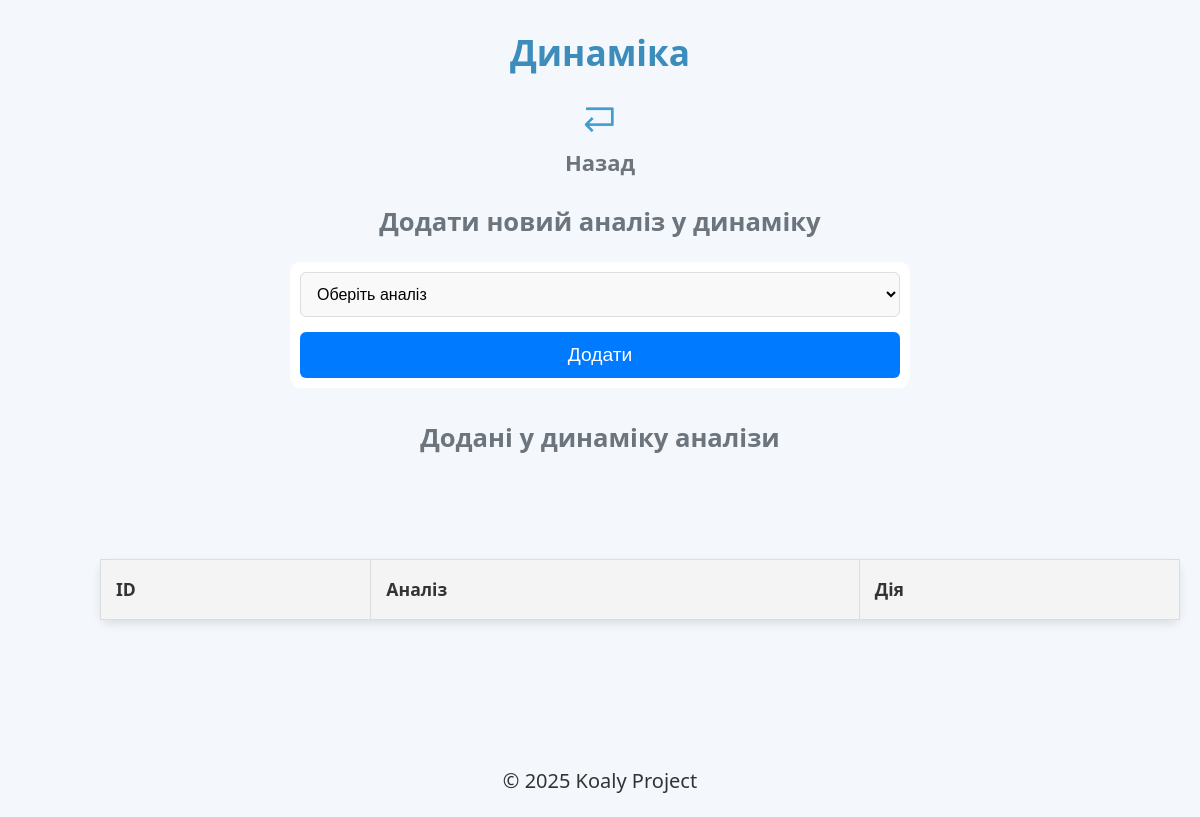
/dynamic, run on an earlier commit of the app's database.
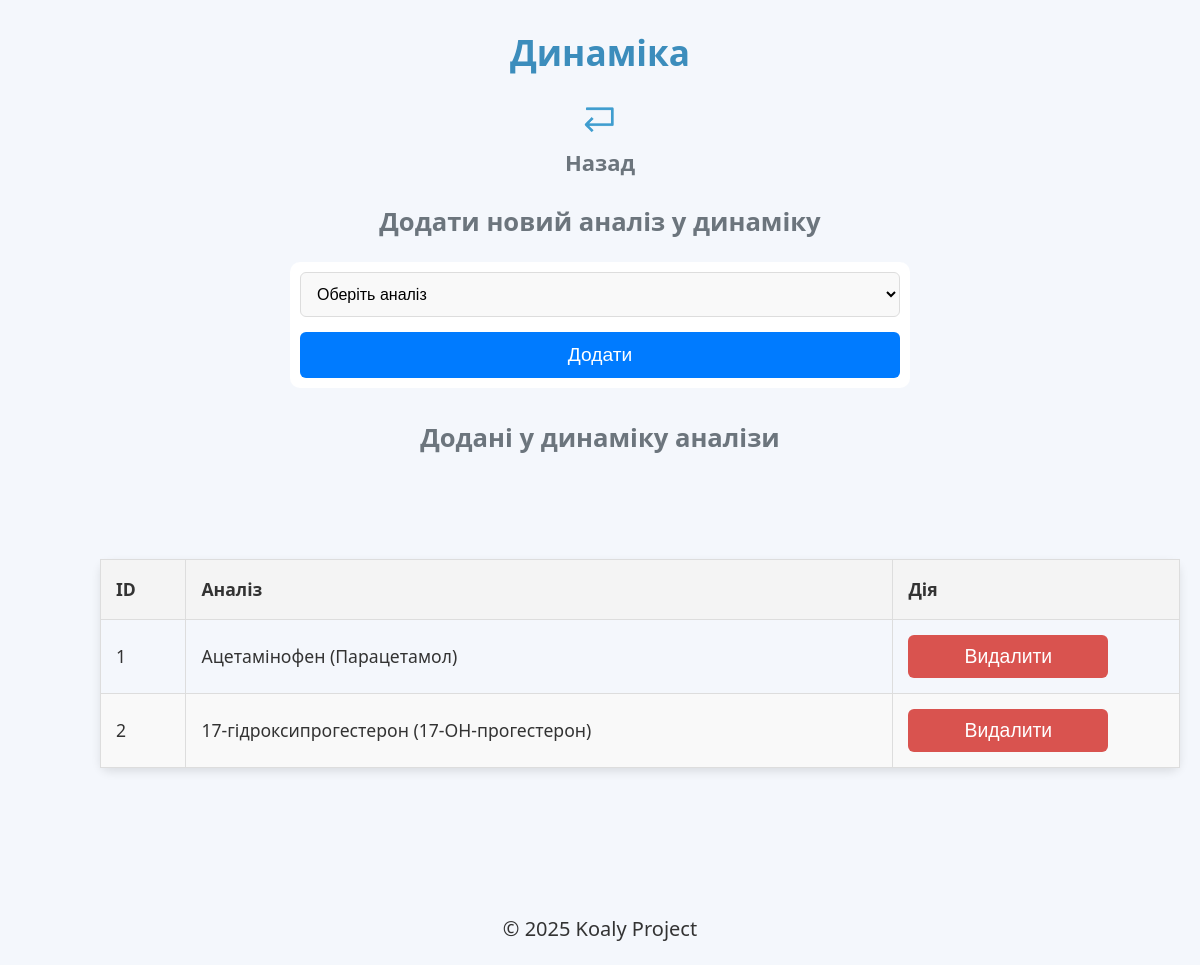
And on a later commit of the database.
### db/database.py (models this page shows)
class Dynamic(Base):
    __tablename__ = "dynamic"
    id = Column(Integer, primary_key=True, index=True)
    analysis_id = Column(Integer, ForeignKey("standard_names.id"), nullable=False, unique=True)
    analysis = relationship("StandardName")
    __table_args__ = (
        UniqueConstraint("analysis_id", name="unique_dynamic_analysis_constraint"),
    )

class StandardName(Base):
    __tablename__ = "standard_names"
    id = Column(Integer, primary_key=True, index=True)
    name = Column(String, unique=True, nullable=False)
    standard_unit_id = Column(Integer, ForeignKey("units.id"), nullable=True)
    units = relationship("Unit", back_populates="standard_name", foreign_keys="[Unit.standard_name_id]")
    unit_conversions = relationship("UnitConversion", back_populates="standard_name",
                                    foreign_keys="[UnitConversion.standard_name_id]")
    synonyms = relationship("AnalysisSynonym", back_populates="standard_name")

### ui/routes/dynamic_router.py (the view)
@router.get("/dynamic", response_class=HTMLResponse)
async def get_all_dynamics(request: Request, db: Session = Depends(get_db)):
    dynamics = get_all_dynamic_entries(db)
    analysis = get_analysis(db)
    return templates.TemplateResponse("dynamic.html", {
        "request": request,
        "dynamic": dynamics,
        "analysis_list": analysis
    })

### ui/templates/dynamic.html (shortened to what this page needs)
{% extends "base.html" %}
{% block header %}Динаміка{% endblock %}
{% block content %}
    <p align="center">
        <a href="/">
            <img src="/static/images/back.png" width="3%"><br>Назад
        </a>
    </p>
    <h2>Додати новий аналіз у динаміку</h2>
    <form action="/add_dynamic" method="post">
        <select name="analysis_id" required>
            <option value="" disabled selected>Оберіть аналіз</option>
        </select>
        <button type="submit">Додати</button>
    </form>
    <section>
        <h2>Додані у динаміку аналізи</h2>
        <table border="1">
            <thead>
                <tr>
                    <th>ID</th>
                    <th>Аналіз</th>
                    <th>Дія</th>
                </tr>
            </thead>
            <tbody>
                {% for entry in dynamic %}
                <tr>
                    <td>{{ entry.id }}</td>
                    <td>{{ entry.analysis.name }}</td>
                    <td>
                        <form action="/delete_dynamic" method="post" class="form-delete">
                            <button type="submit" class="btn-delete">Видалити</button>
                        </form>
                    </td>
                </tr>
                {% endfor %}
            </tbody>
        </table>
    </section>
{% endblock %}

### ui/templates/base.html (shortened to what this page needs)
<!DOCTYPE html>
<html lang="uk">
<head>
    <link rel="stylesheet" href="/static/css/styles.css">
</head>
<body>
    <header>
        <h1>{% block header %}Koaly Project{% endblock %}</h1>
    </header>
    <main>
        {% block content %}{% endblock %}
    </main>
    <br>
    <footer>
        <p align="center">© 2025 Koaly Project</p>
    </footer>
</body>
</html>

### ui/static/css/styles.css (style rules this page uses)
body { font-family: 'Segoe UI', Tahoma, Geneva, Verdana, sans-serif; margin: 0; padding: 0; background-color: #f4f7fc; color: #333; line-height: 1.6; }
h1, h2 { font-family: 'Segoe UI', Tahoma, Geneva, Verdana, sans-serif; margin-bottom: 20px; text-align: center; }
h1 { color: #3c8dbc; font-size: 2.2em; }
h2 { color: #6c757d; font-size: 1.6em; }
a { color: #007bff; text-decoration: none; font-weight: bold; transition: color 0.3s ease, transform 0.2s ease; }
p { font-size: 20px; }
p a { color: #6c757d; font-size: 1.1em; }
form { background-color: #fff; padding: 10px; border-radius: 10px; margin-bottom: 30px; width: 100%; max-width: 600px; margin-left: auto; margin-right: auto; }
.form-delete { background-color: transparent; padding: 0; border-radius: 0; margin: 0; width: auto; max-width: none; }
form input[type="text"], form select, form textarea { width: 100%; padding: 12px; margin-bottom: 15px; border: 1px solid #ddd; border-radius: 6px; font-size: 1em; background-color: #f9f9f9; box-sizing: border-box; transition: border-color 0.3s ease; }
form input[type="number"], form select, form textarea { width: 100%; padding: 12px; margin-bottom: 15px; border: 1px solid #ddd; border-radius: 6px; font-size: 1em; background-color: #f9f9f9; box-sizing: border-box; transition: border-color 0.3s ease; }
form button { width: 100%; padding: 12px; background-color: #007bff; color: white; border: none; border-radius: 6px; cursor: pointer; font-size: 1.2em; transition: background-color 0.3s ease, transform 0.2s ease; }
table { width: 90%; align:center; margin: 100px; border-collapse: collapse; margin: 20px background-color: #fff; border-radius: 10px; box-shadow: 0 4px 10px rgba(0, 0, 0, 0.1); }
table th, table td { border: 1px solid #ddd; padding: 15px; text-align: left; font-size: 1.1em; }
table th { background-color: #f4f4f4; color: #333; }
table tr:nth-child(even) { background-color: #f9f9f9; }
button, .btn-delete, .btn-edit { padding: 10px 20px; cursor: pointer; border-radius: 6px; font-size: 1.1em; transition: background-color 0.3s ease, transform 0.2s ease; display: inline-block; margin-right: 12px; }
.btn-delete { background-color: #d9534f; color: white; border: none; max-width: 200px; }
h1, h2 { text-align: center; }

What changed in the data, as far as the page shows it:
added Dynamic: id "1", analysis.name "Ацетамінофен (Парацетамол)"
added Dynamic: id "2", analysis.name "17-гідроксипрогестерон (17-ОН-прогестерон)"
